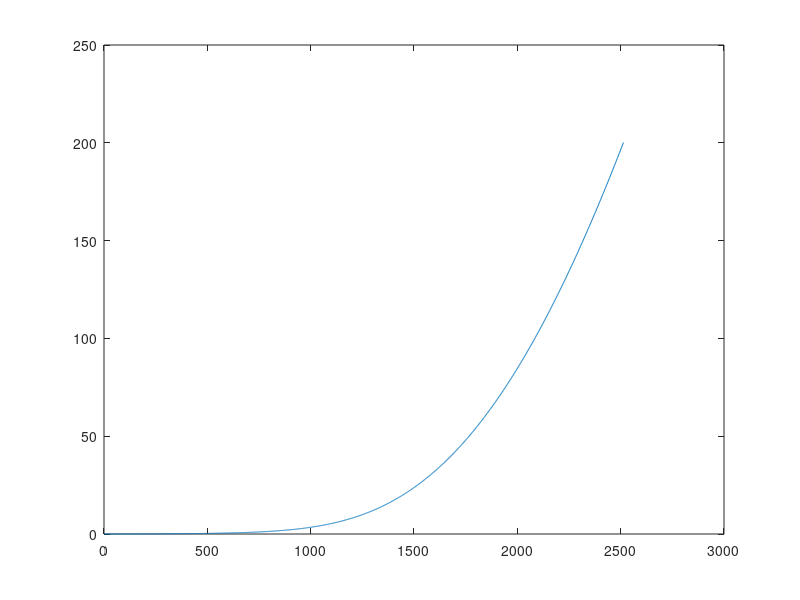

The MATLAB source for this figure: (Note: this script raises an error after producing the figure.)
clear; clc; close all;

% Vehicle Parameters
m = 1400;
a = 1.14;
b = 1.33;
Iz = 2420;
delta = 0.1;
u = 400 * 1000/3600;

% Time setup
h = 0.01;
t = 0:h:20;
N = length(t);

%% Case 1: Cf = Cr

f1 = figure;

for Cf = [200, 400, 600, 800, 1000, 10000, 20000]
    Cr = Cf;

    A_1 = [-(Cf + Cr)/(m*u), (-a*Cf + b*Cr)/(m*u) - u; -(a*Cf - b*Cr)/(Iz*u), -(a^2*Cf + b^2*Cr)/(Iz*u)];
    B_1 = [Cf/m; a*Cf/Iz];

    % Initialize vectors
    y_psi_values = zeros(2, N);
    x_euler = zeros(2, N);

    for n = 1:N-1
        x_euler(:,n+1) = x_euler(:,n) + h * (A_1 * x_euler(:,n) + B_1 * delta);
    end

    for n = 1:N-1
        y_psi_values(:,n+1) = y_psi_values(:,n) + h * (x_euler(:,n));
    end

    psi_angle = y_psi_values(2,:);
    y_dot = x_euler(1,:);
    psi_dot = x_euler(2,:);
    X_dot = zeros(size(psi_angle));
    Y_dot = zeros(size(psi_angle));
    X = zeros(size(psi_angle));
    Y = zeros(size(psi_angle));

    for i = 1:length(psi_angle)
        psi = psi_angle(i);
        X_dot(i) = u * cos(psi) - (y_dot(i) + a * psi_dot(i)) * sin(psi);
        Y_dot(i) = (y_dot(i) + a * psi_dot(i)) * cos(psi) + u * sin(psi); 

        if i < length(psi_angle)
            X(i+1) = X(i) + h * X_dot(i);
            Y(i+1) = Y(i) + h * Y_dot(i);
        end
    end

    figure(f1);
    plot(X, Y, 'DisplayName', ['Path travelled by car at constant speed with Cf = Cr = ' num2str(Cf)]);
    hold on;
    
    I = [1, 0; 0, 1];
  
    % Find A - lambda(I)
    syms lambda;
    C = A_1 - lambda*I;
    Determinant = C(1,1)*C(2,2) - C(1,2)*C(2,1);

    % Solve for lambda (eigenvalues) and store
    eigenvalues = solve(Determinant == 0,lambda);
    lambda_values = max(double(eigenvalues));

    % Find if stable (lambda < 0)
    if lambda_values < 0
        fprintf(['Stable at Cf = ' num2str(Cf) ' Cr = ' num2str(Cr) '\n']);
    else
        fprintf(['Not stable at Cf = ' num2str(Cf) ' Cr = ' num2str(Cr) '\n']);
    end
end

figure(f1);
xlabel('Position in x (m)');
ylabel('Position in y (m)');
title('Path Travelled by Car for Cf = Cr');
legend;
grid on;




%% Case 2: Cf > Cr

f2 = figure;

for Cf = [200, 400, 600, 800, 1000]
    Cr = Cf/2;

    A_2 = [-(Cf + Cr)/(m*u), (-a*Cf + b*Cr)/(m*u) - u; -(a*Cf - b*Cr)/(Iz*u), -(a^2*Cf + b^2*Cr)/(Iz*u)];
    B_2 = [Cf/m; a*Cf/Iz];

    % Initialize vectors
    y_psi_values = zeros(2, N);
    x_euler = zeros(2, N);

    for n = 1:N-1
        x_euler(:,n+1) = x_euler(:,n) + h * (A_2 * x_euler(:,n) + B_2 * delta);
    end

    for n = 1:N-1
        y_psi_values(:,n+1) = y_psi_values(:,n) + h * (x_euler(:,n));
    end

    psi_angle = y_psi_values(2,:);
    y_dot = x_euler(1,:);
    psi_dot = x_euler(2,:);
    X_dot = zeros(size(psi_angle));
    Y_dot = zeros(size(psi_angle));
    X = zeros(size(psi_angle));
    Y = zeros(size(psi_angle));

    for i = 1:length(psi_angle)
        psi = psi_angle(i);
        X_dot(i) = u * cos(psi) - (y_dot(i) + a * psi_dot(i)) * sin(psi);
        Y_dot(i) = (y_dot(i) + a * psi_dot(i)) * cos(psi) + u * sin(psi); 

        if i < length(psi_angle)
            X(i+1) = X(i) + h * X_dot(i);
            Y(i+1) = Y(i) + h * Y_dot(i);
        end
    end

    figure(f2);
    plot(X, Y, 'DisplayName', ['Path travelled. Cf = ' num2str(Cf) ' Cr = ' num2str(Cr)]);
    hold on;

    I = [1, 0; 0, 1];
  
    % Find A - lambda(I)
    syms lambda;
    C = A_2 - lambda*I;
    Determinant = C(1,1)*C(2,2) - C(1,2)*C(2,1);

    % Solve for lambda (eigenvalues) and store
    eigenvalues = solve(Determinant == 0,lambda);
    lambda_values = max(double(eigenvalues));

    % Find if stable (lambda < 0)
    if lambda_values < 0
        fprintf(['Stable at Cf = ' num2str(Cf) ' Cr = ' num2str(Cr) '\n']);
    else
        fprintf(['Not stable at Cf = ' num2str(Cf) ' Cr = ' num2str(Cr) '\n']);
    end

end

figure (f2);
xlabel('Position in x (m)');
ylabel('Position in y (m)');
title('Path Travelled by Car at constant speed for Cf > Cr');
legend;
grid on;

%% Case 3: Cr > Cf

f3 = figure;

for Cf = [100, 200, 300, 400, 500]
    Cr = Cf*2;

    A_3 = [-(Cf + Cr)/(m*u), (-a*Cf + b*Cr)/(m*u) - u; -(a*Cf - b*Cr)/(Iz*u), -(a^2*Cf + b^2*Cr)/(Iz*u)];
    B_3 = [Cf/m; a*Cf/Iz];

    % Initialize vectors
    y_psi_values = zeros(2, N);
    x_euler = zeros(2, N);

    for n = 1:N-1
        x_euler(:,n+1) = x_euler(:,n) + h * (A_3 * x_euler(:,n) + B_3 * delta);
    end

    for n = 1:N-1
        y_psi_values(:,n+1) = y_psi_values(:,n) + h * (x_euler(:,n));
    end

    psi_angle = y_psi_values(2,:);
    y_dot = x_euler(1,:);
    psi_dot = x_euler(2,:);
    X_dot = zeros(size(psi_angle));
    Y_dot = zeros(size(psi_angle));
    X = zeros(size(psi_angle));
    Y = zeros(size(psi_angle));

    for i = 1:length(psi_angle)
        psi = psi_angle(i);
        X_dot(i) = u * cos(psi) - (y_dot(i) + a * psi_dot(i)) * sin(psi);
        Y_dot(i) = (y_dot(i) + a * psi_dot(i)) * cos(psi) + u * sin(psi); 

        if i < length(psi_angle)
            X(i+1) = X(i) + h * X_dot(i);
            Y(i+1) = Y(i) + h * Y_dot(i);
        end
    end

    figure(f3);
    plot(X, Y, 'DisplayName', ['Path travelled. Cf = ' num2str(Cf) ' Cr = ' num2str(Cr)]);
    hold on;

    I = [1, 0; 0, 1];
  
    % Find A - lambda(I)
    syms lambda;
    C = A_3 - lambda*I;
    Determinant = C(1,1)*C(2,2) - C(1,2)*C(2,1);

    % Solve for lambda (eigenvalues) and store
    eigenvalues = solve(Determinant == 0,lambda);
    lambda_values = max(double(eigenvalues));

    % Find if stable (lambda < 0)
    if lambda_values < 0
        fprintf(['Stable at Cf = ' num2str(Cf) ' Cr = ' num2str(Cr) '\n']);
    else
        fprintf(['Not stable at Cf = ' num2str(Cf) ' Cr = ' num2str(Cr) '\n']);
    end

end

figure (f3);
xlabel('Position in x (m)');
ylabel('Position in y (m)');
title('Path Travelled by Car at constant speed for Cf < Cr');
legend;
grid on;